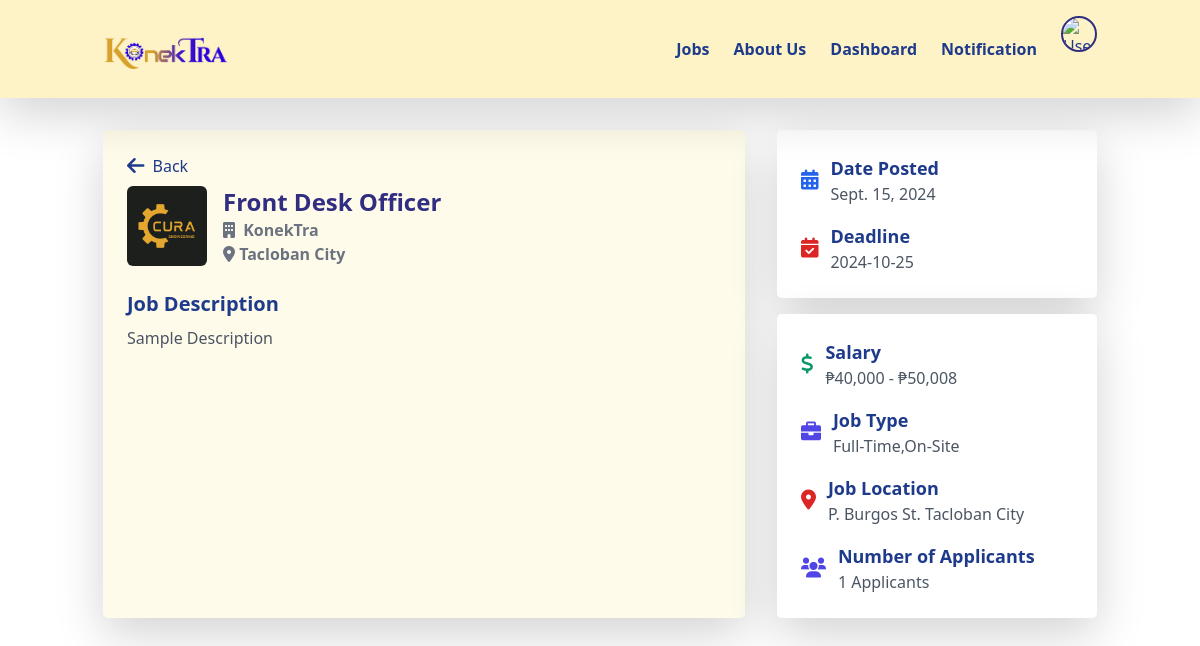
/copy/viewjob.php?id=3 (signed in), run on the app's committed database.
### tables this page shows
CREATE TABLE `jobs` (
  `id_jobs` int(11) NOT NULL,
  `id_employer` int(11) NOT NULL,
  `job_title` varchar(255) NOT NULL,
  `location` varchar(255) NOT NULL,
  `description` text NOT NULL,
  `min_salary` decimal(10,2) DEFAULT NULL,
  `max_salary` decimal(10,2) DEFAULT NULL,
  `job_type` set('Task Based','Full-Time','On-Site','Remote') NOT NULL,
  `deadline` date NOT NULL,
  `created_at` timestamp NOT NULL DEFAULT current_timestamp(),
  `status` enum('Open','Closed','Filled') DEFAULT 'Open'
);

CREATE TABLE `employers` (
  `id_employer` int(11) NOT NULL,
  `id_user` int(11) NOT NULL,
  `firstname` varchar(255) NOT NULL,
  `middlename` varchar(255) DEFAULT NULL,
  `lastname` varchar(255) NOT NULL,
  `gender` varchar(10) NOT NULL,
  `dob` date NOT NULL,
  `age` int(11) DEFAULT NULL,
  `street` varchar(255) NOT NULL,
  `id_city` int(11) DEFAULT NULL,
  `id_province` int(11) DEFAULT NULL,
  `contactno` varchar(15) NOT NULL,
  `email` varchar(255) NOT NULL,
  `company_name` varchar(255) DEFAULT NULL,
  `registration_no` varchar(255) DEFAULT NULL,
  `aboutme` text DEFAULT NULL
);

CREATE TABLE `cities` (
  `id_city` int(11) NOT NULL,
  `city_name` varchar(255) NOT NULL,
  `id_province` int(11) NOT NULL
);

### copy/viewjob.php (the view, shortened to what this page needs)
<?php
require_once("db.php");
$default_avatar = 'img/default-avatar.png';
$logged_in = false;
$profile_image_path = '';
if (isset($_SESSION['id_user'])) {
    $user_id = $_SESSION['id_user'];
    $query = "SELECT user_type, profile_image, status FROM users WHERE id_user = ?";
    $stmt = $conn->prepare($query);
    $stmt->bind_param("i", $user_id);
    $stmt->execute();
    $result = $stmt->get_result();
    if ($result && $result->num_rows > 0) {
        $row = $result->fetch_assoc();
        if (!empty($row['profile_image'])) {
            $profile_image_path = 'uploads/profile/' . $row['profile_image'];
        } else {
            $profile_image_path = $default_avatar;
        }
        $logged_in = true;
    }
}
if (isset($_GET['id'])) {
    $job_id = $_GET['id'];
    $job_query = "
        SELECT jobs.*, employers.company_name, employers.email AS employer_email, employers.contactno, cities.city_name,
        (SELECT COUNT(*) FROM applications WHERE applications.id_jobs = jobs.id_jobs) AS applicant_count
        FROM jobs
        JOIN employers ON jobs.id_employer = employers.id_employer
        LEFT JOIN cities ON employers.id_city = cities.id_city
        WHERE jobs.id_jobs = ?
    ";
    $stmt = $conn->prepare($job_query);
    $stmt->bind_param("i", $job_id);
    $stmt->execute();
    $job_result = $stmt->get_result();
    $job = $job_result->fetch_assoc();
}
?>
<!DOCTYPE html>
<html lang="en">
<head>
  <link rel="stylesheet" href="css/style.css">
  <link rel="stylesheet" href="https://cdn.jsdelivr.net/npm/bootstrap@4.6.2/dist/css/bootstrap.min.css">
  <link href="https://cdn.jsdelivr.net/npm/tailwindcss@2.2.19/dist/tailwind.min.css" rel="stylesheet">
  <link rel="stylesheet" href="https://cdn.jsdelivr.net/npm/@yaireo/tagify/dist/tagify.css">
  <link rel="stylesheet" href="https://cdnjs.cloudflare.com/ajax/libs/font-awesome/6.0.0/css/all.min.css">
</head>
<body>
<header class="bg-yellow-100 font-sans leading-normal tracking-normal shadow-lg py-3 px-3 sticky top-0 z-50">
  <nav class="container mx-auto flex justify-between items-center">
    <a href="index.php" class="text-white font-bold text-xl">
      <img src="img/logo.png" alt="KonekTra" class="h-10 inline-block">
    </a>
    <div class="hidden md:flex space-x-6 text-blue-900 items-center">
      <a href="jobs.php" class="font-bold">Jobs</a>
      <a href="about.php" class="font-bold">About Us</a>
      <?php if (!$logged_in) { ?>
        <a href="dashboard.php" class="font-bold">Dashboard</a>
        <a href="login.php" class="font-bold">Login</a>
        <a href="sign-up.php" class="font-bold">Sign Up</a>
      <?php } else { ?>
        <a href="dashboard.php" class="font-bold">Dashboard</a>
        <a href="notification.php" class="font-bold">Notification</a>
        <div class="relative">
          <button id="user-menu-toggle" class="focus:outline-none">
            <img src="<?= $profile_image_path; ?>" class="w-9 h-9 rounded-full border-2 border-indigo-900" alt="User Avatar">
          </button>
        </div>
      <?php } ?>
    </div>
  </nav>
</header>
    <div class="container mx-auto py-8 flex justify-between space-x-8">
    <div class="w-2/3 bg-yellow-50 p-6 rounded-lg shadow-lg">
    <a href="javascript:history.back()" class="flex items-center text-blue-900 hover:text-blue-700 mb-2 hover:no-underline">
    <i class="fa fa-arrow-left text-xl mr-2"></i> Back
</a>
        <div class="flex items-start justify-between mb-4">
            <div class="flex items-center space-x-4">
                <a href="prof-comp.html">
                    <img src="img/company.png" alt="Company Logo" class="w-20 h-20 rounded-md">
                </a>
                <div>
                    <h2 class="text-2xl font-bold text-indigo-900"><?= htmlspecialchars($job['job_title']); ?></h2>
                    <p class="text-gray-500 font-semibold"><i class="fas fa-building mr-1"></i> <?= htmlspecialchars($job['company_name']); ?></p>
                    <p class="text-gray-500 font-semibold"><i class="fas fa-map-marker-alt"></i> <?= htmlspecialchars($job['city_name']); ?></p>
                </div>
            </div>
        </div>
        <div class="mt-4">
    <h3 class="text-xl font-semibold text-blue-900">Job Description</h3>
    <p class="text-gray-600 mt-2"><?= nl2br(html_entity_decode($job['description'])); ?></p>
</div>
    </div>
    <div class="w-1/3 space-y-4">
        <div class="bg-white p-4 rounded-lg shadow-lg space-y-4">
            <div class="flex items-center space-x-3">
                <i class="fas fa-calendar-alt text-blue-600 text-xl"></i>
                <div>
                    <h4 class="text-lg font-bold text-blue-900">Date Posted</h4>
                    <p class="text-gray-600">Sept. 15, 2024</p>
                </div>
            </div>
            <div class="flex items-center space-x-3">
                <i class="fas fa-calendar-check text-red-600 text-xl"></i>
                <div>
                    <h4 class="text-lg font-bold text-blue-900">Deadline</h4>
                    <p class="text-gray-600"><?= htmlspecialchars($job['deadline']); ?></p>
                </div>
            </div>
        </div>
        <div class="bg-white p-4 rounded-lg shadow-lg space-y-4">
            <div class="flex items-center space-x-3">
                <i class="fas fa-dollar-sign text-green-600 text-xl"></i>
                <div>
                    <h4 class="text-lg font-bold text-blue-900">Salary</h4>
                    <p class="text-gray-600">₱<?= number_format($job['min_salary']); ?> - ₱<?= number_format($job['max_salary']); ?></p>
                </div>
            </div>
            <div class="flex items-center space-x-3">
                <i class="fas fa-briefcase text-indigo-600 text-xl"></i>
                <div>
                    <h4 class="text-lg font-bold text-blue-900">Job Type</h4>
                    <p class="text-gray-600"><?= htmlspecialchars($job['job_type']); ?></p>
                </div>
            </div>
            <div class="flex items-center space-x-3">
                <i class="fas fa-map-marker-alt text-red-600 text-xl"></i>
                <div>
                    <h4 class="text-lg font-bold text-blue-900">Job Location</h4>
                    <p class="text-gray-600"><?= htmlspecialchars($job['location']); ?></p>
                </div>
            </div>
    <div class="flex items-center space-x-3">
        <i class="fas fa-users text-indigo-600 text-xl"></i>
        <div>
            <h4 class="text-lg font-bold text-blue-900">Number of Applicants</h4>
            <p class="text-gray-600"><?= htmlspecialchars($job['applicant_count']); ?> Applicants</p>
        </div>
    </div>
        </div>
    </div>
</div>
</body>
</html>

### data on the page
jobs: job_title "Front Desk Officer", id_employer.company_name "KonekTra", cities.city_name "Tacloban City", description "Sample Description", deadline "2024-10-25", min_salary "40,000", max_salary "50,008", job_type "Full-Time,On-Site", location "P. Burgos St. Tacloban City"

### other printed values
$job['applicant_count'] "1"
